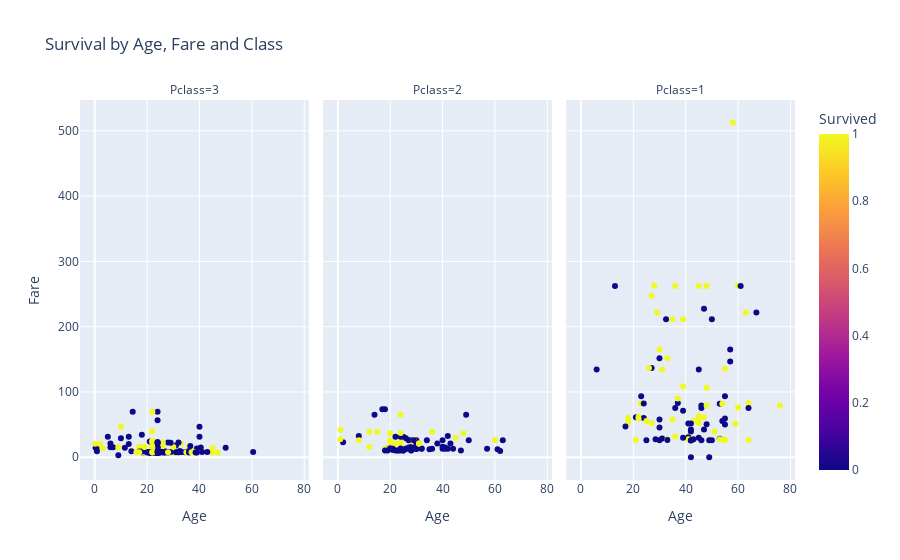
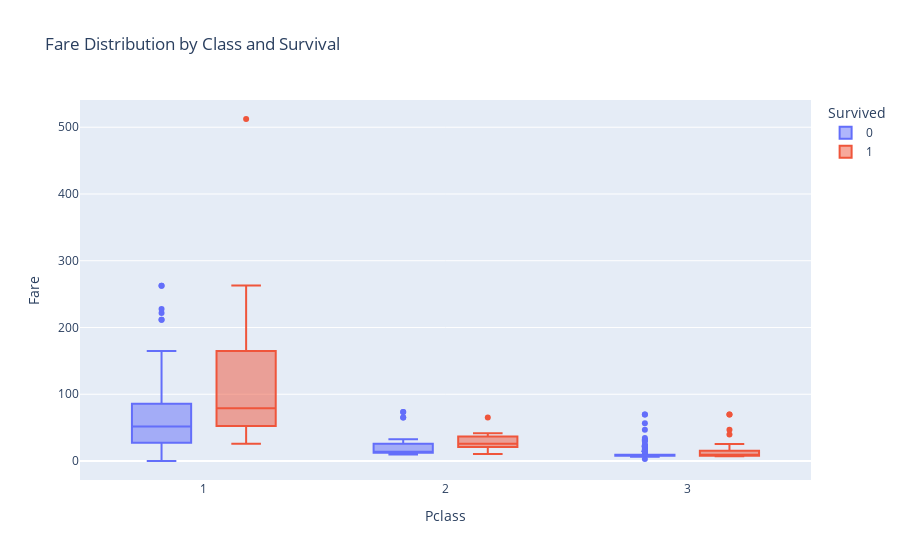

Notebook code cell kept with these figures, in order:
### Code cell
# Interactive survival chart by age and class
fig = px.scatter(df, x='Age', y='Fare', color='Survived', 
                 facet_col='Pclass', hover_data=['Sex_male'],
                 title='Survival by Age, Fare and Class')
fig.show()

# Interactive box plot of fares by class and survival
fig = px.box(df, x='Pclass', y='Fare', color='Survived',
             title='Fare Distribution by Class and Survival')
fig.show()

### Figure 1 — Plotly figure (JSON) as saved in the notebook; plotly's stock layout.template omitted (floating-point values rounded to 4 significant figures; data arrays with more than 128 entries replaced by an {"elided": "..."} marker saying what was removed)
{"data": [{"customdata": {"elided": "218x1 bool values"}, "hovertemplate": "Pclass=3<br>Age=%{x}<br>Fare=%{y}<br>Sex_male=%{customdata[0]}<br>Survived=%{marker.color}<extra></extra>", "legendgroup": "", "marker": {"color": {"elided": "218 int values"}, "coloraxis": "coloraxis", "symbol": "circle"}, "mode": "markers", "name": "", "orientation": "v", "showlegend": false, "type": "scatter", "x": {"elided": "218 float values"}, "xaxis": "x", "y": {"elided": "218 float values"}, "yaxis": "y"}, {"customdata": [[true], [true], [true], [false], [true], [true], [true], [false], [true], [false], [true], [true], [false], [true], [true], [true], [true], [true], [true], [false], [false], [true], [true], [true], [true], [false], [true], [false], [false], [false], [true], [true], [false], [true], [true], [true], [true], [true], [false], [true], [true], [true], [false], [false], [false], [true], [true], [false], [false], [false], [true], [false], [false], [false], [false], [true], [false], [true], [true], [true], [true], [false], [true], [true], [true], [true], [true], [false], [true], [true], [false], [true], [true], [true], [true], [true], [false], [true], [true], [true], [false], [false], [true], [true], [true], [true], [true], [false], [true], [true], [true], [true], [true]], "hovertemplate": "Pclass=2<br>Age=%{x}<br>Fare=%{y}<br>Sex_male=%{customdata[0]}<br>Survived=%{marker.color}<extra></extra>", "legendgroup": "", "marker": {"color": [0, 0, 0, 1, 0, 0, 0, 1, 0, 1, 0, 0, 1, 0, 0, 0, 0, 0, 0, 1, 1, 0, 0, 0, 0, 1, 0, 1, 1, 1, 0, 0, 1, 0, 0, 0, 0, 0, 1, 0, 0, 0, 1, 1, 1, 0, 0, 1, 1, 1, 0, 1, 1, 1, 1, 0, 1, 0, 0, 0, 0, 1, 0, 0, 0, 0, 0, 1, 0, 0, 1, 0, 0, 0, 0, 0, 1, 0, 0, 0, 1, 1, 0, 0, 0, 0, 0, 1, 0, 0, 0, 0, 0], "coloraxis": "coloraxis", "symbol": "circle"}, "mode": "markers", "name": "", "orientation": "v", "showlegend": false, "type": "scatter", "x": [62.0, 26.0, 63.0, 24.0, 35.0, 50.0, 24.0, 30.0, 27.0, 20.0, 28.0, 32.0, 24.0, 30.0, 28.0, 2.0, 27.0, 18.5, 41.0, 29.0, 12.0, 42.0, 26.0, 28.0, 30.0, 26.0, 41.0, 15.0, 20.0, 36.0, 30.0, 40.0, 21.0, 40.0, 34.0, 61.0, 8.0, 23.0, 8.0, 25.0, 24.0, 17.0, 60.0, 30.0, 22.0, 36.0, 14.0, 18.0, 45.0, 22.0, 42.0, 29.0, 0.92, 19.0, 29.0, 30.0, 20.0, 28.0, 40.0, 30.0, 22.0, 1.0, 28.0, 43.0, 19.0, 22.0, 26.0, 12.0, 29.0, 21.0, 48.0, 32.0, 25.0, 18.0, 26.0, 24.0, 31.0, 25.0, 18.0, 49.0, 24.0, 31.0, 29.0, 21.0, 44.0, 21.0, 28.0, 24.0, 57.0, 47.0, 38.0, 20.0, 23.0], "xaxis": "x2", "y": [9.688, 29.0, 26.0, 27.72, 12.35, 26.0, 31.5, 13.0, 15.03, 23.0, 15.58, 13.5, 21.0, 13.0, 10.71, 23.0, 26.0, 13.0, 15.05, 26.0, 15.75, 13.0, 13.0, 26.0, 26.0, 13.5, 13.0, 39.0, 36.75, 39.0, 13.0, 16.0, 21.0, 13.0, 26.0, 12.35, 32.5, 10.5, 26.0, 10.5, 10.5, 73.5, 26.0, 13.86, 10.5, 13.0, 65.0, 13.0, 30.0, 21.0, 32.5, 26.0, 27.75, 13.0, 23.0, 12.74, 26.0, 10.5, 26.0, 21.0, 10.5, 41.58, 15.05, 21.0, 10.5, 31.5, 13.0, 39.0, 26.0, 13.0, 36.75, 13.0, 31.5, 10.5, 13.0, 13.5, 21.0, 10.5, 73.5, 65.0, 37.0, 21.0, 13.86, 11.5, 13.0, 11.5, 12.88, 65.0, 13.0, 10.5, 21.0, 13.86, 10.5], "yaxis": "y2"}, {"customdata": [[true], [false], [false], [true], [false], [true], [false], [false], [true], [true], [true], [false], [true], [false], [true], [false], [false], [true], [true], [true], [false], [true], [false], [true], [false], [true], [true], [false], [true], [false], [false], [false], [false], [true], [false], [true], [false], [true], [true], [true], [true], [false], [false], [true], [true], [false], [true], [false], [true], [false], [false], [true], [true], [true], [true], [false], [true], [true], [false], [false], [false], [true], [true], [false], [false], [true], [true], [true], [true], [true], [false], [true], [true], [true], [true], [false], [true], [true], [false], [true], [true], [false], [true], [true], [true], [false], [false], [true], [false], [false], [false], [false], [true], [false], [false], [true], [true], [false], [false], [false], [false], [false], [true], [true], [true], [false], [false]], "hovertemplate": "Pclass=1<br>Age=%{x}<br>Fare=%{y}<br>Sex_male=%{customdata[0]}<br>Survived=%{marker.color}<extra></extra>", "legendgroup": "", "marker": {"color": [0, 1, 1, 0, 1, 0, 1, 1, 0, 0, 0, 1, 0, 1, 0, 1, 1, 0, 0, 0, 1, 0, 1, 0, 1, 0, 0, 1, 0, 1, 1, 1, 1, 0, 1, 0, 1, 0, 0, 0, 0, 1, 1, 0, 0, 1, 0, 1, 0, 1, 1, 0, 0, 0, 0, 1, 0, 0, 1, 1, 1, 0, 0, 1, 1, 0, 0, 0, 0, 0, 1, 0, 0, 0, 0, 1, 0, 0, 1, 0, 0, 1, 0, 0, 0, 1, 1, 0, 1, 1, 1, 1, 0, 1, 1, 0, 0, 1, 1, 1, 1, 1, 0, 0, 0, 1, 1], "coloraxis": "coloraxis", "symbol": "circle"}, "mode": "markers", "name": "", "orientation": "v", "showlegend": false, "type": "scatter", "x": [46.0, 23.0, 47.0, 55.0, 41.0, 21.0, 48.0, 22.0, 41.0, 30.0, 42.0, 45.0, 45.0, 60.0, 24.0, 28.0, 36.0, 13.0, 47.0, 31.0, 60.0, 28.5, 35.0, 32.5, 55.0, 67.0, 49.0, 27.0, 25.0, 76.0, 43.0, 36.0, 63.0, 36.0, 35.0, 53.0, 33.0, 61.0, 42.0, 42.0, 42.0, 23.0, 29.0, 42.0, 48.0, 41.0, 54.0, 64.0, 37.0, 18.0, 27.0, 42.0, 6.0, 47.0, 42.0, 33.0, 42.0, 57.0, 50.0, 53.0, 21.0, 39.0, 64.0, 48.0, 55.0, 45.0, 41.0, 27.0, 42.0, 46.0, 26.0, 24.0, 42.0, 53.0, 30.0, 64.0, 30.0, 55.0, 55.0, 57.0, 33.0, 39.0, 46.0, 39.0, 30.0, 58.0, 45.0, 50.0, 59.0, 25.0, 45.0, 31.0, 49.0, 54.0, 45.0, 55.0, 23.0, 51.0, 18.0, 48.0, 30.0, 22.0, 17.0, 43.0, 50.0, 37.0, 39.0], "xaxis": "x3", "y": [26.0, 82.27, 61.17, 59.4, 31.68, 61.38, 262.4, 61.98, 30.5, 57.75, 26.55, 52.55, 29.7, 76.29, 60.0, 263.0, 262.4, 262.4, 42.4, 28.54, 263.0, 27.72, 211.5, 211.5, 25.7, 221.8, 26.0, 52.0, 26.0, 78.85, 55.44, 31.68, 221.8, 75.24, 57.75, 28.5, 151.6, 262.4, 26.55, 51.86, 26.55, 83.16, 221.8, 26.55, 50.5, 27.72, 55.44, 83.16, 83.16, 53.1, 247.5, 26.0, 134.5, 227.5, 25.74, 27.72, 42.5, 164.9, 211.5, 27.45, 26.55, 71.28, 75.25, 106.4, 27.72, 134.5, 51.86, 136.8, 0.0, 75.24, 136.8, 82.27, 39.6, 81.86, 45.5, 26.55, 151.6, 93.5, 135.6, 146.5, 26.55, 211.3, 79.2, 29.7, 26.0, 512.3, 63.36, 26.0, 51.48, 55.44, 59.4, 134.5, 0.0, 81.86, 262.4, 50.0, 93.5, 39.4, 60.0, 79.2, 164.9, 59.4, 47.1, 27.72, 211.5, 90.0, 108.9], "yaxis": "y3"}], "layout": {"annotations": [{"font": {}, "showarrow": false, "text": "Pclass=3", "x": 0.16, "xanchor": "center", "xref": "paper", "y": 1, "yanchor": "bottom", "yref": "paper"}, {"font": {}, "showarrow": false, "text": "Pclass=2", "x": 0.5, "xanchor": "center", "xref": "paper", "y": 1, "yanchor": "bottom", "yref": "paper"}, {"font": {}, "showarrow": false, "text": "Pclass=1", "x": 0.84, "xanchor": "center", "xref": "paper", "y": 1, "yanchor": "bottom", "yref": "paper"}], "coloraxis": {"colorbar": {"title": {"text": "Survived"}}, "colorscale": [[0, "#0d0887"], [0.1111, "#46039f"], [0.2222, "#7201a8"], [0.3333, "#9c179e"], [0.4444, "#bd3786"], [0.5556, "#d8576b"], [0.6667, "#ed7953"], [0.7778, "#fb9f3a"], [0.8889, "#fdca26"], [1, "#f0f921"]]}, "legend": {"tracegroupgap": 0}, "title": {"text": "Survival by Age, Fare and Class"}, "xaxis": {"anchor": "y", "domain": [0, 0.32], "title": {"text": "Age"}}, "xaxis2": {"anchor": "y2", "domain": [0.34, 0.66], "matches": "x", "title": {"text": "Age"}}, "xaxis3": {"anchor": "y3", "domain": [0.68, 1.0], "matches": "x", "title": {"text": "Age"}}, "yaxis": {"anchor": "x", "domain": [0, 1], "title": {"text": "Fare"}}, "yaxis2": {"anchor": "x2", "domain": [0, 1], "matches": "y", "showticklabels": false}, "yaxis3": {"anchor": "x3", "domain": [0, 1], "matches": "y", "showticklabels": false}}}

### Figure 2 — Plotly figure (JSON) as saved in the notebook; plotly's stock layout.template omitted (floating-point values rounded to 4 significant figures; data arrays with more than 128 entries replaced by an {"elided": "..."} marker saying what was removed)
{"data": [{"alignmentgroup": "True", "hovertemplate": "Survived=0<br>Pclass=%{x}<br>Fare=%{y}<extra></extra>", "legendgroup": "0", "marker": {"color": "#636efa"}, "name": "0", "notched": false, "offsetgroup": "0", "orientation": "v", "showlegend": true, "type": "box", "x": {"elided": "266 int values"}, "x0": " ", "xaxis": "x", "y": {"elided": "266 float values"}, "y0": " ", "yaxis": "y"}, {"alignmentgroup": "True", "hovertemplate": "Survived=1<br>Pclass=%{x}<br>Fare=%{y}<extra></extra>", "legendgroup": "1", "marker": {"color": "#EF553B"}, "name": "1", "notched": false, "offsetgroup": "1", "orientation": "v", "showlegend": true, "type": "box", "x": {"elided": "152 int values"}, "x0": " ", "xaxis": "x", "y": {"elided": "152 float values"}, "y0": " ", "yaxis": "y"}], "layout": {"boxmode": "group", "legend": {"title": {"text": "Survived"}, "tracegroupgap": 0}, "title": {"text": "Fare Distribution by Class and Survival"}, "xaxis": {"anchor": "y", "domain": [0, 1], "title": {"text": "Pclass"}}, "yaxis": {"anchor": "x", "domain": [0, 1], "title": {"text": "Fare"}}}}
